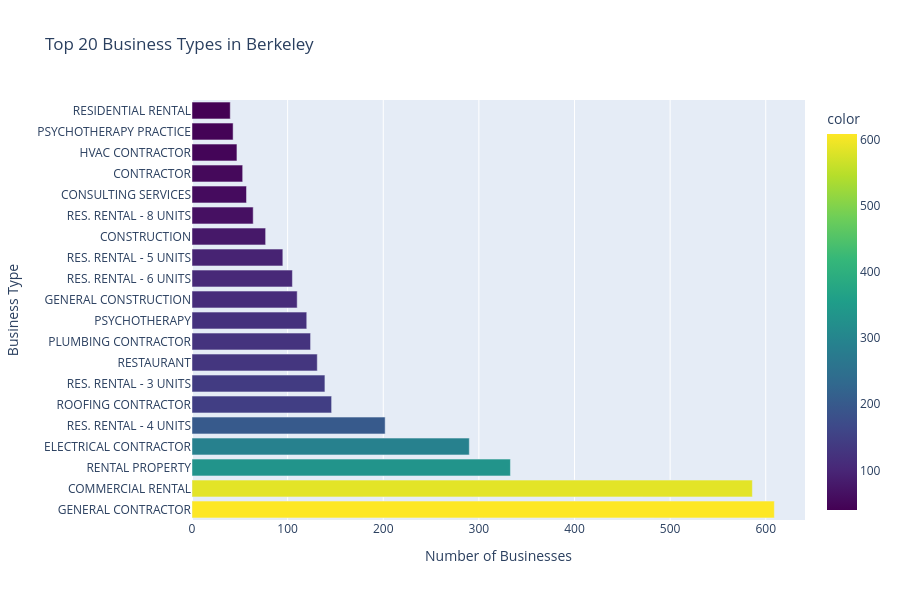

Notebook cell for this chart:
### Code cell
# CELL 12: Interactive Visualization with Plotly- new
# CELL 12: Interactive Visualization with Plotly

if business_licenses_clean is not None:
    # Interactive bar chart
    if 'busdesc' in business_licenses_clean.columns:
        top_types = business_licenses_clean['busdesc'].value_counts().head(20)
        
        fig = px.bar(
            x=top_types.values,
            y=top_types.index,
            orientation='h',
            title='Top 20 Business Types in Berkeley',
            labels={'x': 'Number of Businesses', 'y': 'Business Type'},
            color=top_types.values,
            color_continuous_scale='Viridis'
        )
        fig.update_layout(height=600, showlegend=False)
        fig.show()
    
    # Interactive map (check for location columns in this dataset)
    # Berkeley business licenses may have different column names
    lat_col = None
    lon_col = None
    
    # Check for various possible location column names
    possible_lat = ['latitude', 'lat', 'y', 'b1_latitude']
    possible_lon = ['longitude', 'lon', 'lng', 'x', 'b1_longitude']
    
    for col in possible_lat:
        if col in business_licenses_clean.columns:
            lat_col = col
            break
    
    for col in possible_lon:
        if col in business_licenses_clean.columns:
            lon_col = col
            break
    
    if lat_col and lon_col:
        map_df = business_licenses_clean.dropna(subset=[lat_col, lon_col]).head(1000)
        
        if len(map_df) > 0:
            fig = px.scatter_mapbox(
                map_df,
                lat=lat_col,
                lon=lon_col,
                hover_name='b1_business_name' if 'b1_business_name' in map_df.columns else None,
                hover_data=['busdesc', 'b1_full_address'] if 'b1_full_address' in map_df.columns else ['busdesc'],
                zoom=12,
                height=600,
                title='Berkeley Business Locations (Sample of 1000)'
            )
            fig.update_layout(mapbox_style="open-street-map")
            fig.show()
            print(f"✅ Map created with {len(map_df)} businesses")
        else:
            print("⚠️  No businesses with valid coordinates found")
    else:
        print("⚠️  No location coordinates found in this dataset")
        print(f"   Available columns: {business_licenses_clean.columns.tolist()[:10]}...")
        print("\n💡 Note: Berkeley business licenses may not include lat/lon coordinates.")
        print("   You can geocode addresses later if needed!")

### Figure 1 — Plotly figure (JSON) as saved in the notebook; plotly's stock layout.template omitted (floating-point values rounded to 4 significant figures)
{"data": [{"hovertemplate": "Number of Businesses=%{x}<br>Business Type=%{y}<br>color=%{marker.color}<extra></extra>", "legendgroup": "", "marker": {"color": [609, 586, 333, 290, 202, 146, 139, 131, 124, 120, 110, 105, 95, 77, 64, 57, 53, 47, 43, 40], "coloraxis": "coloraxis", "pattern": {"shape": ""}}, "name": "", "orientation": "h", "showlegend": false, "textposition": "auto", "type": "bar", "x": [609, 586, 333, 290, 202, 146, 139, 131, 124, 120, 110, 105, 95, 77, 64, 57, 53, 47, 43, 40], "xaxis": "x", "y": ["GENERAL CONTRACTOR", "COMMERCIAL RENTAL", "RENTAL PROPERTY", "ELECTRICAL CONTRACTOR", "RES. RENTAL - 4 UNITS", "ROOFING CONTRACTOR", "RES. RENTAL - 3 UNITS", "RESTAURANT", "PLUMBING CONTRACTOR", "PSYCHOTHERAPY", "GENERAL CONSTRUCTION", "RES. RENTAL - 6 UNITS", "RES. RENTAL - 5 UNITS", "CONSTRUCTION", "RES. RENTAL - 8 UNITS", "CONSULTING SERVICES", "CONTRACTOR", "HVAC CONTRACTOR", "PSYCHOTHERAPY PRACTICE", "RESIDENTIAL RENTAL"], "yaxis": "y"}], "layout": {"barmode": "relative", "coloraxis": {"colorbar": {"title": {"text": "color"}}, "colorscale": [[0, "#440154"], [0.1111, "#482878"], [0.2222, "#3e4989"], [0.3333, "#31688e"], [0.4444, "#26828e"], [0.5556, "#1f9e89"], [0.6667, "#35b779"], [0.7778, "#6ece58"], [0.8889, "#b5de2b"], [1, "#fde725"]]}, "height": 600, "legend": {"tracegroupgap": 0}, "showlegend": false, "title": {"text": "Top 20 Business Types in Berkeley"}, "xaxis": {"anchor": "y", "domain": [0, 1], "title": {"text": "Number of Businesses"}}, "yaxis": {"anchor": "x", "domain": [0, 1], "title": {"text": "Business Type"}}}}
